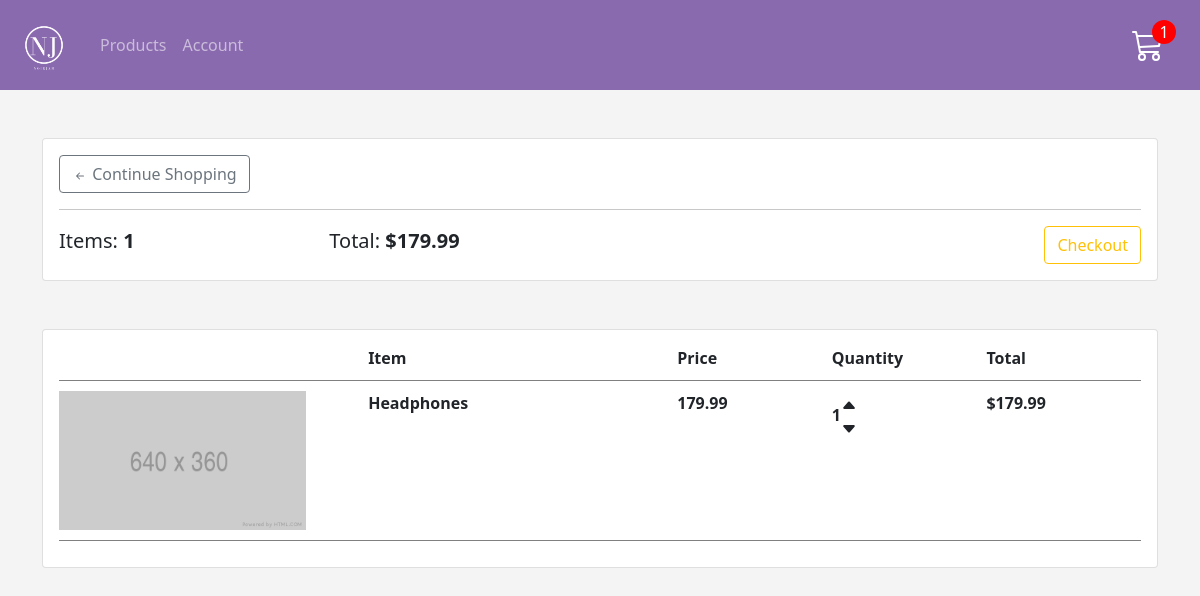
Screenshot of /shop/cart/ (signed in) with the database file from the repository.
### store/models.py (models this page shows, shortened)
class Order(models.Model):
    customer = models.ForeignKey(
        Customer, on_delete=models.SET_NULL, null=True, blank=True
    )
    date_ordered = models.DateTimeField(auto_now_add=True)
    complete = models.BooleanField(default=False, null=True, blank=False)
    transaction_id = models.CharField(max_length=100, null=True)
    @property
    def get_cart_total(self):
        orderitems = self.orderitem_set.all()
        total = sum([item.get_total for item in orderitems])
        return total
    @property
    def get_cart_items(self):
        orderitems = self.orderitem_set.all()
        total = sum([item.quantity for item in orderitems])
        return total

class OrderItem(models.Model):
    product = models.ForeignKey(Product, on_delete=models.SET_NULL, null=True)
    order = models.ForeignKey(Order, on_delete=models.SET_NULL, null=True)
    quantity = models.IntegerField(default=0, null=True, blank=True)
    date_added = models.DateTimeField(auto_now_add=True)
    @property
    def get_total(self):
        total = self.product.price * self.quantity
        return total

class Product(models.Model):
    name = models.CharField(max_length=200)
    price = models.DecimalField(max_digits=7, decimal_places=2)
    digital = models.BooleanField(default=False, null=True, blank=True)
    image = models.ImageField(null=True, blank=True)

### store/views.py (the view)
# urls.py: path("cart/", views.cart, name="cart"),
def cart(request):
    data = cartData(request)
    items = data["items"]
    order = data["order"]
    cartItems = data["cartItems"]
    context = {"items": items, "order": order, "cartItems": cartItems, "title": "Cart"}
    return render(request, "store/cart.html", context)

### store/utils.py (called while the page is built)
def cartData(request):
    if request.user.is_authenticated:
        customer = request.user.customer
        order, created = Order.objects.get_or_create(customer=customer, complete=False)
        items = order.orderitem_set.all()
        cartItems = order.get_cart_items
    else:
        cookieData = cookieCart(request)
        items = cookieData["items"]
        order = cookieData["order"]
        cartItems = cookieData["cartItems"]
    return {"cartItems": cartItems, "order": order, "items": items}

### store/templates/store/cart.html
{% extends 'store/main.html' %}
{% load static %}
{% block content %}
<div class="card my-5">
    <div class="card-body">
        <a href="{% url 'store' %}" class="btn btn-outline-secondary">
            <svg xmlns="http://www.w3.org/2000/svg" width="16" height="16" fill="currentColor" class="bi bi-arrow-left-short" viewBox="0 0 16 16">
                <path fill-rule="evenodd" d="M12 8a.5.5 0 0 1-.5.5H5.707l2.147 2.146a.5.5 0 0 1-.708.708l-3-3a.5.5 0 0 1 0-.708l3-3a.5.5 0 1 1 .708.708L5.707 7.5H11.5a.5.5 0 0 1 .5.5z"/>
            </svg>
            Continue Shopping
        </a>
        <hr>
        <table class='w-100 mx-auto'>
            <tr>
                <th class="cart-table-head">
                    <h5>
                        Items: <strong> {{ order.get_cart_items }}</strong>
                    </h5>
                </th>
                <th class="cart-table-head">
                    <h5 >
                        Total: <strong>${{ order.get_cart_total|floatformat:2 }}</strong>
                    </h5>
                </th>
                <th id="cart-table-checkout">
                    {% if user.is_authenticated %}
                    <a href="{% url 'checkout' %}" class='btn btn-outline-warning'>Checkout</a>
                    {% else %}
                    <a href="{% url 'create_or_guest' %}" class='btn btn-outline-warning'>Checkout</a>
                    {% endif %}
                </th>
            </tr>
        </table>
    </div>
</div>
<div class="card mb-5">
    <div class="card-body">
        <div class="cart-row">
            <div style="flex:2"></div>
            <div style="flex:2"><strong>Item</strong></div>
            <div style="flex: 1;"><strong>Price</strong></div>
            <div style="flex: 1;"><strong>Quantity</strong></div>
            <div style="flex: 1;"><strong>Total</strong></div>
        </div>
        {% for item in items %}
        <div class="cart-row">
            <div style="flex:2"><img class='row-img' src="{% static 'images/store_placeholder.png' %}" alt=""></div>
            <div style="flex:2"><strong>{{ item.product.name }}</strong></div>
            <div style="flex: 1;"><strong>{{ item.product.price|floatformat:2}}</strong></div>
            <div style="flex: 1;">
                <div class="d-flex align-items-center">
                    <strong>{{ item.quantity }}</strong>
                    <div>
                        <div class="change-quantity update-cart" data-product='{{ item.product.id }}' data-action="add">
                            <svg xmlns="http://www.w3.org/2000/svg" width="16" height="16" fill="currentColor" class="bi bi-caret-up-fill" viewBox="0 0 16 16">
                                <path d="M7.247 4.86l-4.796 5.481c-.566.647-.106 1.659.753 1.659h9.592a1 1 0 0 0 .753-1.659l-4.796-5.48a1 1 0 0 0-1.506 0z"/>
                            </svg>
                        </div>
                        <div class="change-quantity update-cart" data-product='{{ item.product.id }}' data-action='remove'>
                            <svg xmlns="http://www.w3.org/2000/svg" width="16" height="16" fill="currentColor" class="bi bi-caret-down-fill" viewBox="0 0 16 16">
                                <path d="M7.247 11.14L2.451 5.658C1.885 5.013 2.345 4 3.204 4h9.592a1 1 0 0 1 .753 1.659l-4.796 5.48a1 1 0 0 1-1.506 0z"/>
                            </svg>
                        </div>
                    </div>
                </div>
            </div>
            <div style="flex: 1;">
                <strong>${{ item.get_total }}</strong>
            </div>
        </div>
        {% endfor %}
    </div>
</div>
{% endblock content %}

### static/css/style.css (style rules this page uses)
* { box-sizing: border-box; padding: 0; margin: 0; }
body { background: rgba(200, 200, 200, 0.2); }
a { text-decoration: none; color: black; }
.cart-table-head { text-align: left; }
#cart-table-checkout { text-align: right; }
.cart-row { display: flex; align-items: stretch; padding-bottom: 10px; margin-bottom: 10px; border-bottom: 1px solid grey; }
.row-img { width: 80%; }

### rows the page displays
Order: get_cart_items "1", get_cart_total "179.99"
OrderItem: product.name "Headphones", product.price "179.99", quantity "1", get_total "179.99"

### other values shown
{{ cartItems }} "1"
